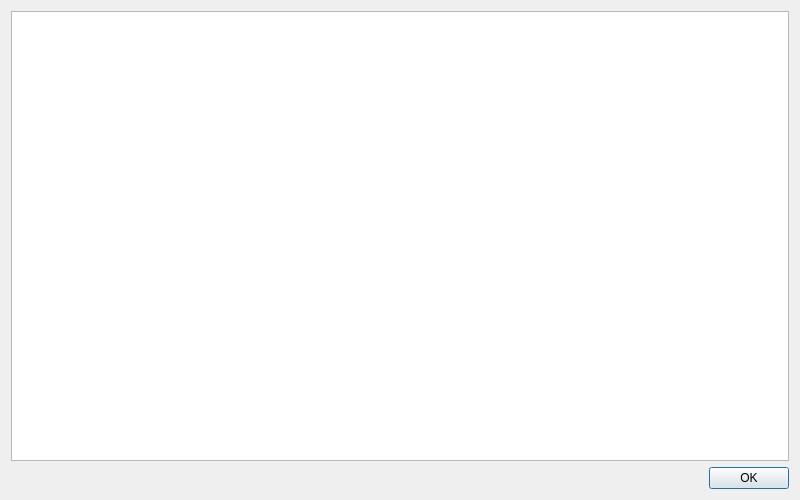
<?xml version="1.0" encoding="UTF-8"?>
<ui version="4.0">
 <class>cLogWindow</class>
 <widget class="QDialog" name="cLogWindow">
  <property name="geometry">
   <rect>
    <x>0</x>
    <y>0</y>
    <width>800</width>
    <height>500</height>
   </rect>
  </property>
  <property name="windowTitle">
   <string>Dialog</string>
  </property>
  <layout class="QGridLayout" name="gridLayout">
   <item row="0" column="0">
    <widget class="QTextEdit" name="m_lpLog"/>
   </item>
   <item row="1" column="0">
    <widget class="QDialogButtonBox" name="buttonBox">
     <property name="orientation">
      <enum>Qt::Horizontal</enum>
     </property>
     <property name="standardButtons">
      <set>QDialogButtonBox::Ok</set>
     </property>
    </widget>
   </item>
  </layout>
 </widget>
 <resources/>
 <connections>
  <connection>
   <sender>buttonBox</sender>
   <signal>accepted()</signal>
   <receiver>cLogWindow</receiver>
   <slot>accept()</slot>
   <hints>
    <hint type="sourcelabel">
     <x>248</x>
     <y>254</y>
    </hint>
    <hint type="destinationlabel">
     <x>157</x>
     <y>274</y>
    </hint>
   </hints>
  </connection>
  <connection>
   <sender>buttonBox</sender>
   <signal>rejected()</signal>
   <receiver>cLogWindow</receiver>
   <slot>reject()</slot>
   <hints>
    <hint type="sourcelabel">
     <x>316</x>
     <y>260</y>
    </hint>
    <hint type="destinationlabel">
     <x>286</x>
     <y>274</y>
    </hint>
   </hints>
  </connection>
 </connections>
</ui>
